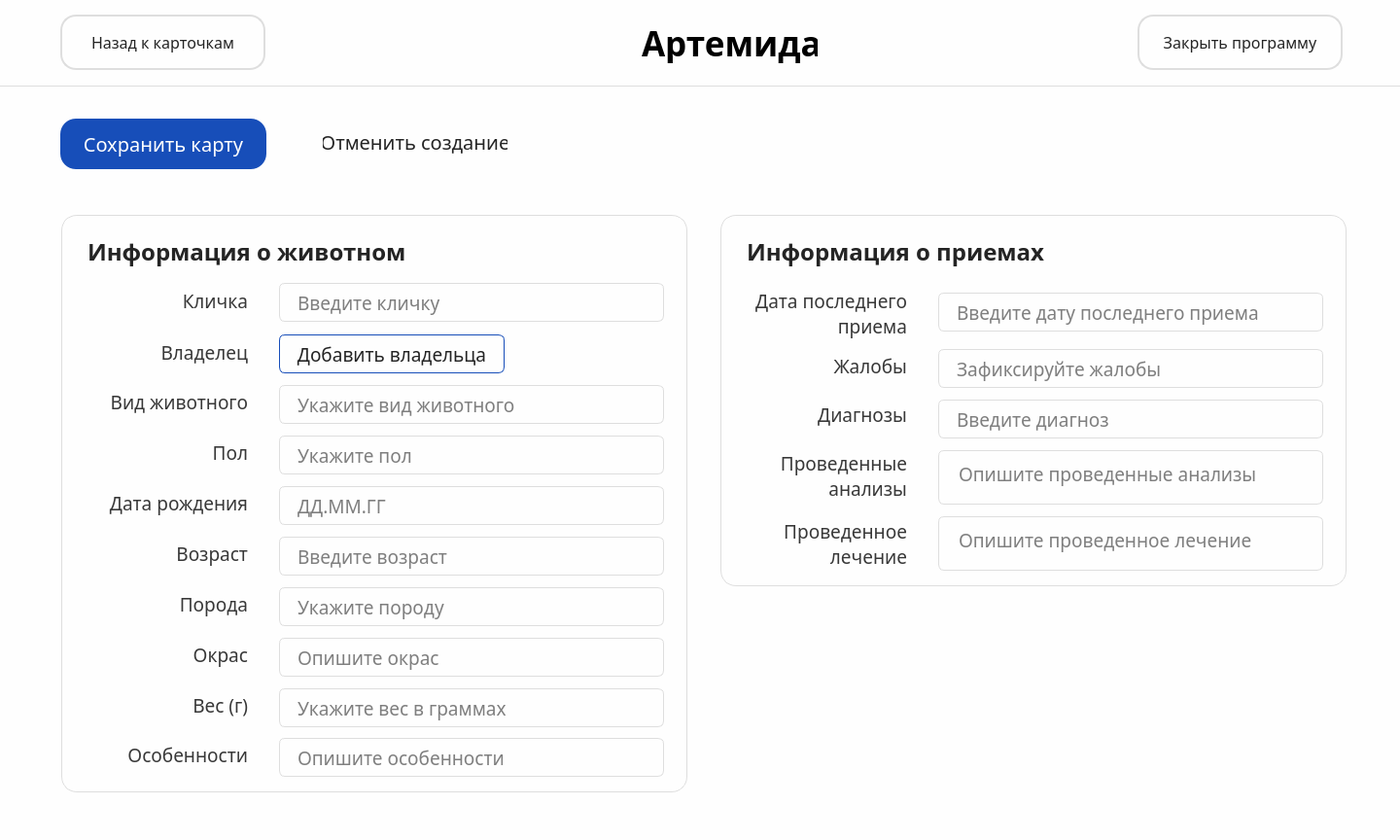
<?xml version="1.0" encoding="UTF-8"?>
<ui version="4.0">
 <class>createPet</class>
 <widget class="QMainWindow" name="createPet">
  <property name="geometry">
   <rect>
    <x>0</x>
    <y>0</y>
    <width>1440</width>
    <height>864</height>
   </rect>
  </property>
  <property name="windowTitle">
   <string>MainWindow</string>
  </property>
  <property name="styleSheet">
   <string notr="true">background-color: #FEFEFE;</string>
  </property>
  <widget class="QWidget" name="centralwidget">
   <widget class="QPushButton" name="pushButton_3">
    <property name="geometry">
     <rect>
      <x>62</x>
      <y>122</y>
      <width>212</width>
      <height>52</height>
     </rect>
    </property>
    <property name="font">
     <font>
      <family>Onest Medium</family>
      <pointsize>15</pointsize>
     </font>
    </property>
    <property name="styleSheet">
     <string notr="true">padding: 12px 24px;
color: white;
border: none;
border-radius: 16px;
background-color: #174EB9;</string>
    </property>
    <property name="text">
     <string>Сохранить карту</string>
    </property>
    <property name="autoRepeatDelay">
     <number>300</number>
    </property>
   </widget>
   <widget class="QFrame" name="info_2">
    <property name="geometry">
     <rect>
      <x>741</x>
      <y>221</y>
      <width>644</width>
      <height>382</height>
     </rect>
    </property>
    <property name="styleSheet">
     <string notr="true">QFrame {
    border: none; 
}

QFrame#info_2 {
    border: 1px solid #DEDEDE;
	border-radius: 16px;
}</string>
    </property>
    <property name="frameShape">
     <enum>QFrame::StyledPanel</enum>
    </property>
    <property name="frameShadow">
     <enum>QFrame::Raised</enum>
    </property>
    <widget class="QLabel" name="label_28">
     <property name="geometry">
      <rect>
       <x>27</x>
       <y>21</y>
       <width>596</width>
       <height>34</height>
      </rect>
     </property>
     <property name="font">
      <font>
       <family>Onest SemiBold</family>
       <pointsize>18</pointsize>
       <weight>75</weight>
       <bold>true</bold>
      </font>
     </property>
     <property name="styleSheet">
      <string notr="true">color: #242424;</string>
     </property>
     <property name="text">
      <string>Информация о приемах</string>
     </property>
    </widget>
    <widget class="QWidget" name="aboutpet_4" native="true">
     <property name="geometry">
      <rect>
       <x>24</x>
       <y>70</y>
       <width>596</width>
       <height>296</height>
      </rect>
     </property>
     <widget class="QLineEdit" name="lineEdit_23">
      <property name="geometry">
       <rect>
        <x>200</x>
        <y>10</y>
        <width>396</width>
        <height>40</height>
       </rect>
      </property>
      <property name="font">
       <font>
        <family>Onest</family>
        <pointsize>14</pointsize>
       </font>
      </property>
      <property name="styleSheet">
       <string notr="true">border: 1px solid #DEDEDE;
border-radius: 6px;
padding: 6px 16px;
</string>
      </property>
      <property name="placeholderText">
       <string>Введите дату последнего приема</string>
      </property>
     </widget>
     <widget class="QLabel" name="label_35">
      <property name="geometry">
       <rect>
        <x>0</x>
        <y>3</y>
        <width>168</width>
        <height>56</height>
       </rect>
      </property>
      <property name="font">
       <font>
        <family>Onest</family>
        <pointsize>14</pointsize>
       </font>
      </property>
      <property name="layoutDirection">
       <enum>Qt::LeftToRight</enum>
      </property>
      <property name="styleSheet">
       <string notr="true">color: #383838;</string>
      </property>
      <property name="text">
       <string>Дата последнего приема</string>
      </property>
      <property name="textFormat">
       <enum>Qt::AutoText</enum>
      </property>
      <property name="alignment">
       <set>Qt::AlignRight|Qt::AlignTrailing|Qt::AlignVCenter</set>
      </property>
      <property name="wordWrap">
       <bool>true</bool>
      </property>
      <property name="margin">
       <number>0</number>
      </property>
      <property name="indent">
       <number>-1</number>
      </property>
     </widget>
     <widget class="QLineEdit" name="lineEdit_24">
      <property name="geometry">
       <rect>
        <x>200</x>
        <y>68</y>
        <width>396</width>
        <height>40</height>
       </rect>
      </property>
      <property name="font">
       <font>
        <family>Onest</family>
        <pointsize>14</pointsize>
       </font>
      </property>
      <property name="styleSheet">
       <string notr="true">border: 1px solid #DEDEDE;
border-radius: 6px;
padding: 6px 16px;
</string>
      </property>
      <property name="placeholderText">
       <string>Зафиксируйте жалобы</string>
      </property>
     </widget>
     <widget class="QLabel" name="label_36">
      <property name="geometry">
       <rect>
        <x>0</x>
        <y>65</y>
        <width>168</width>
        <height>40</height>
       </rect>
      </property>
      <property name="font">
       <font>
        <family>Onest</family>
        <pointsize>14</pointsize>
       </font>
      </property>
      <property name="layoutDirection">
       <enum>Qt::LeftToRight</enum>
      </property>
      <property name="styleSheet">
       <string notr="true">color: #383838;</string>
      </property>
      <property name="text">
       <string>Жалобы</string>
      </property>
      <property name="alignment">
       <set>Qt::AlignRight|Qt::AlignTrailing|Qt::AlignVCenter</set>
      </property>
     </widget>
     <widget class="QLabel" name="label_37">
      <property name="geometry">
       <rect>
        <x>0</x>
        <y>107</y>
        <width>168</width>
        <height>56</height>
       </rect>
      </property>
      <property name="font">
       <font>
        <family>Onest</family>
        <pointsize>14</pointsize>
       </font>
      </property>
      <property name="layoutDirection">
       <enum>Qt::LeftToRight</enum>
      </property>
      <property name="styleSheet">
       <string notr="true">color: #383838;</string>
      </property>
      <property name="text">
       <string>Диагнозы</string>
      </property>
      <property name="alignment">
       <set>Qt::AlignRight|Qt::AlignTrailing|Qt::AlignVCenter</set>
      </property>
     </widget>
     <widget class="QLineEdit" name="lineEdit_25">
      <property name="geometry">
       <rect>
        <x>200</x>
        <y>120</y>
        <width>396</width>
        <height>40</height>
       </rect>
      </property>
      <property name="font">
       <font>
        <family>Onest</family>
        <pointsize>14</pointsize>
       </font>
      </property>
      <property name="styleSheet">
       <string notr="true">border: 1px solid #DEDEDE;
border-radius: 6px;
padding: 6px 16px;
</string>
      </property>
      <property name="placeholderText">
       <string>Введите диагноз</string>
      </property>
     </widget>
     <widget class="QLabel" name="label_38">
      <property name="geometry">
       <rect>
        <x>0</x>
        <y>170</y>
        <width>168</width>
        <height>56</height>
       </rect>
      </property>
      <property name="font">
       <font>
        <family>Onest</family>
        <pointsize>14</pointsize>
       </font>
      </property>
      <property name="layoutDirection">
       <enum>Qt::LeftToRight</enum>
      </property>
      <property name="styleSheet">
       <string notr="true">color: #383838;</string>
      </property>
      <property name="text">
       <string>Проведенные анализы</string>
      </property>
      <property name="alignment">
       <set>Qt::AlignRight|Qt::AlignTrailing|Qt::AlignVCenter</set>
      </property>
      <property name="wordWrap">
       <bool>true</bool>
      </property>
     </widget>
     <widget class="QLabel" name="label_39">
      <property name="geometry">
       <rect>
        <x>0</x>
        <y>240</y>
        <width>168</width>
        <height>56</height>
       </rect>
      </property>
      <property name="font">
       <font>
        <family>Onest</family>
        <pointsize>14</pointsize>
       </font>
      </property>
      <property name="layoutDirection">
       <enum>Qt::LeftToRight</enum>
      </property>
      <property name="styleSheet">
       <string notr="true">color: #383838;</string>
      </property>
      <property name="text">
       <string>Проведенное лечение</string>
      </property>
      <property name="alignment">
       <set>Qt::AlignRight|Qt::AlignTrailing|Qt::AlignVCenter</set>
      </property>
      <property name="wordWrap">
       <bool>true</bool>
      </property>
     </widget>
     <widget class="QTextEdit" name="textEdit_3">
      <property name="geometry">
       <rect>
        <x>200</x>
        <y>240</y>
        <width>396</width>
        <height>56</height>
       </rect>
      </property>
      <property name="font">
       <font>
        <family>Onest</family>
        <pointsize>14</pointsize>
       </font>
      </property>
      <property name="styleSheet">
       <string notr="true">border: 1px solid #DEDEDE;
border-radius: 6px;
padding: 6px 16px;
</string>
      </property>
      <property name="placeholderText">
       <string>Опишите проведенное лечение</string>
      </property>
     </widget>
     <widget class="QTextEdit" name="textEdit_4">
      <property name="geometry">
       <rect>
        <x>200</x>
        <y>172</y>
        <width>396</width>
        <height>56</height>
       </rect>
      </property>
      <property name="font">
       <font>
        <family>Onest</family>
        <pointsize>14</pointsize>
       </font>
      </property>
      <property name="styleSheet">
       <string notr="true">border: 1px solid #DEDEDE;
border-radius: 6px;
padding: 6px 16px;
</string>
      </property>
      <property name="placeholderText">
       <string>Опишите проведенные анализы</string>
      </property>
     </widget>
    </widget>
   </widget>
   <widget class="QPushButton" name="pushButton_4">
    <property name="geometry">
     <rect>
      <x>308</x>
      <y>120</y>
      <width>238</width>
      <height>52</height>
     </rect>
    </property>
    <property name="font">
     <font>
      <family>Onest</family>
      <pointsize>15</pointsize>
     </font>
    </property>
    <property name="styleSheet">
     <string notr="true">padding: 12px 24px;
color: #242424;
border: none;</string>
    </property>
    <property name="text">
     <string>Отменить создание</string>
    </property>
   </widget>
   <widget class="QFrame" name="header">
    <property name="geometry">
     <rect>
      <x>0</x>
      <y>0</y>
      <width>1440</width>
      <height>89</height>
     </rect>
    </property>
    <property name="styleSheet">
     <string notr="true">QFrame {
    border: none; 
}

QFrame#header {
    border-bottom: 1px solid #DEDEDE;
}
</string>
    </property>
    <property name="frameShape">
     <enum>QFrame::StyledPanel</enum>
    </property>
    <property name="frameShadow">
     <enum>QFrame::Raised</enum>
    </property>
    <widget class="QWidget" name="logo_2" native="true">
     <property name="geometry">
      <rect>
       <x>600</x>
       <y>21</y>
       <width>244</width>
       <height>48</height>
      </rect>
     </property>
     <widget class="QLabel" name="label_2">
      <property name="geometry">
       <rect>
        <x>60</x>
        <y>3</y>
        <width>181</width>
        <height>41</height>
       </rect>
      </property>
      <property name="font">
       <font>
        <family>Acrom</family>
        <pointsize>26</pointsize>
        <weight>75</weight>
        <bold>true</bold>
       </font>
      </property>
      <property name="text">
       <string>Артемида</string>
      </property>
     </widget>
     <widget class="QLabel" name="label_4">
      <property name="geometry">
       <rect>
        <x>4</x>
        <y>2</y>
        <width>40</width>
        <height>48</height>
       </rect>
      </property>
      <property name="text">
       <string/>
      </property>
      <property name="pixmap">
       <pixmap>Иконка2.png</pixmap>
      </property>
     </widget>
    </widget>
    <widget class="QPushButton" name="pushButton_6">
     <property name="geometry">
      <rect>
       <x>62</x>
       <y>15</y>
       <width>211</width>
       <height>57</height>
      </rect>
     </property>
     <property name="font">
      <font>
       <family>Onest</family>
       <pointsize>12</pointsize>
      </font>
     </property>
     <property name="styleSheet">
      <string notr="true">padding: 16px 24px;
color: #242424;
border: 2px solid #DEDEDE;
border-radius: 16px;</string>
     </property>
     <property name="text">
      <string>Назад к карточкам</string>
     </property>
    </widget>
    <widget class="QPushButton" name="pushButton_7">
     <property name="geometry">
      <rect>
       <x>1170</x>
       <y>15</y>
       <width>211</width>
       <height>57</height>
      </rect>
     </property>
     <property name="font">
      <font>
       <family>Onest</family>
       <pointsize>12</pointsize>
       <weight>50</weight>
       <italic>false</italic>
       <bold>false</bold>
       <underline>false</underline>
       <strikeout>false</strikeout>
       <stylestrategy>PreferDefault</stylestrategy>
       <kerning>true</kerning>
      </font>
     </property>
     <property name="styleSheet">
      <string notr="true">padding: 16px 24px;
color: #242424;
border: 2px solid #DEDEDE;
border-radius: 16px;</string>
     </property>
     <property name="text">
      <string>Закрыть программу</string>
     </property>
    </widget>
   </widget>
   <widget class="QFrame" name="info">
    <property name="geometry">
     <rect>
      <x>63</x>
      <y>221</y>
      <width>644</width>
      <height>594</height>
     </rect>
    </property>
    <property name="styleSheet">
     <string notr="true">QFrame {
    border: none; 
}

QFrame#info {
    border: 1px solid #DEDEDE;
	border-radius: 16px;
}</string>
    </property>
    <property name="frameShape">
     <enum>QFrame::StyledPanel</enum>
    </property>
    <property name="frameShadow">
     <enum>QFrame::Raised</enum>
    </property>
    <widget class="QLabel" name="label_16">
     <property name="geometry">
      <rect>
       <x>27</x>
       <y>21</y>
       <width>596</width>
       <height>34</height>
      </rect>
     </property>
     <property name="font">
      <font>
       <family>Onest SemiBold</family>
       <pointsize>18</pointsize>
       <weight>75</weight>
       <bold>true</bold>
      </font>
     </property>
     <property name="styleSheet">
      <string notr="true">color: #242424;</string>
     </property>
     <property name="text">
      <string>Информация о животном</string>
     </property>
    </widget>
    <widget class="QWidget" name="aboutpet_2" native="true">
     <property name="geometry">
      <rect>
       <x>24</x>
       <y>70</y>
       <width>596</width>
       <height>508</height>
      </rect>
     </property>
     <widget class="QLabel" name="label_17">
      <property name="geometry">
       <rect>
        <x>0</x>
        <y>4</y>
        <width>168</width>
        <height>28</height>
       </rect>
      </property>
      <property name="font">
       <font>
        <family>Onest</family>
        <pointsize>14</pointsize>
       </font>
      </property>
      <property name="layoutDirection">
       <enum>Qt::LeftToRight</enum>
      </property>
      <property name="styleSheet">
       <string notr="true">color: #383838;</string>
      </property>
      <property name="text">
       <string>Кличка</string>
      </property>
      <property name="alignment">
       <set>Qt::AlignRight|Qt::AlignTrailing|Qt::AlignVCenter</set>
      </property>
     </widget>
     <widget class="QLineEdit" name="lineEdit_2">
      <property name="geometry">
       <rect>
        <x>200</x>
        <y>0</y>
        <width>396</width>
        <height>40</height>
       </rect>
      </property>
      <property name="font">
       <font>
        <family>Onest</family>
        <pointsize>14</pointsize>
       </font>
      </property>
      <property name="styleSheet">
       <string notr="true">border: 1px solid #DEDEDE;
border-radius: 6px;
padding: 6px 16px;
</string>
      </property>
      <property name="placeholderText">
       <string>Введите кличку</string>
      </property>
     </widget>
     <widget class="QLabel" name="label_18">
      <property name="geometry">
       <rect>
        <x>0</x>
        <y>57</y>
        <width>168</width>
        <height>28</height>
       </rect>
      </property>
      <property name="font">
       <font>
        <family>Onest</family>
        <pointsize>14</pointsize>
       </font>
      </property>
      <property name="layoutDirection">
       <enum>Qt::LeftToRight</enum>
      </property>
      <property name="styleSheet">
       <string notr="true">color: #383838;</string>
      </property>
      <property name="text">
       <string>Владелец</string>
      </property>
      <property name="alignment">
       <set>Qt::AlignRight|Qt::AlignTrailing|Qt::AlignVCenter</set>
      </property>
     </widget>
     <widget class="QLineEdit" name="lineEdit_11">
      <property name="geometry">
       <rect>
        <x>200</x>
        <y>105</y>
        <width>396</width>
        <height>40</height>
       </rect>
      </property>
      <property name="font">
       <font>
        <family>Onest</family>
        <pointsize>14</pointsize>
       </font>
      </property>
      <property name="styleSheet">
       <string notr="true">border: 1px solid #DEDEDE;
border-radius: 6px;
padding: 6px 16px;
</string>
      </property>
      <property name="placeholderText">
       <string>Укажите вид животного</string>
      </property>
     </widget>
     <widget class="QLabel" name="label_19">
      <property name="geometry">
       <rect>
        <x>0</x>
        <y>108</y>
        <width>168</width>
        <height>28</height>
       </rect>
      </property>
      <property name="font">
       <font>
        <family>Onest</family>
        <pointsize>14</pointsize>
       </font>
      </property>
      <property name="layoutDirection">
       <enum>Qt::LeftToRight</enum>
      </property>
      <property name="styleSheet">
       <string notr="true">color: #383838;</string>
      </property>
      <property name="text">
       <string>Вид животного</string>
      </property>
      <property name="alignment">
       <set>Qt::AlignRight|Qt::AlignTrailing|Qt::AlignVCenter</set>
      </property>
     </widget>
     <widget class="QLineEdit" name="lineEdit_12">
      <property name="geometry">
       <rect>
        <x>200</x>
        <y>157</y>
        <width>396</width>
        <height>40</height>
       </rect>
      </property>
      <property name="font">
       <font>
        <family>Onest</family>
        <pointsize>14</pointsize>
       </font>
      </property>
      <property name="styleSheet">
       <string notr="true">border: 1px solid #DEDEDE;
border-radius: 6px;
padding: 6px 16px;
</string>
      </property>
      <property name="placeholderText">
       <string>Укажите пол</string>
      </property>
     </widget>
     <widget class="QLabel" name="label_20">
      <property name="geometry">
       <rect>
        <x>0</x>
        <y>160</y>
        <width>168</width>
        <height>28</height>
       </rect>
      </property>
      <property name="font">
       <font>
        <family>Onest</family>
        <pointsize>14</pointsize>
       </font>
      </property>
      <property name="layoutDirection">
       <enum>Qt::LeftToRight</enum>
      </property>
      <property name="styleSheet">
       <string notr="true">color: #383838;</string>
      </property>
      <property name="text">
       <string>Пол</string>
      </property>
      <property name="alignment">
       <set>Qt::AlignRight|Qt::AlignTrailing|Qt::AlignVCenter</set>
      </property>
     </widget>
     <widget class="QLabel" name="label_21">
      <property name="geometry">
       <rect>
        <x>0</x>
        <y>212</y>
        <width>168</width>
        <height>28</height>
       </rect>
      </property>
      <property name="font">
       <font>
        <family>Onest</family>
        <pointsize>14</pointsize>
       </font>
      </property>
      <property name="layoutDirection">
       <enum>Qt::LeftToRight</enum>
      </property>
      <property name="styleSheet">
       <string notr="true">color: #383838;</string>
      </property>
      <property name="text">
       <string>Дата рождения</string>
      </property>
      <property name="alignment">
       <set>Qt::AlignRight|Qt::AlignTrailing|Qt::AlignVCenter</set>
      </property>
     </widget>
     <widget class="QLineEdit" name="lineEdit_13">
      <property name="geometry">
       <rect>
        <x>200</x>
        <y>209</y>
        <width>396</width>
        <height>40</height>
       </rect>
      </property>
      <property name="font">
       <font>
        <family>Onest</family>
        <pointsize>14</pointsize>
       </font>
      </property>
      <property name="styleSheet">
       <string notr="true">border: 1px solid #DEDEDE;
border-radius: 6px;
padding: 6px 16px;
</string>
      </property>
      <property name="placeholderText">
       <string>ДД.ММ.ГГ</string>
      </property>
     </widget>
     <widget class="QLabel" name="label_22">
      <property name="geometry">
       <rect>
        <x>0</x>
        <y>264</y>
        <width>168</width>
        <height>28</height>
       </rect>
      </property>
      <property name="font">
       <font>
        <family>Onest</family>
        <pointsize>14</pointsize>
       </font>
      </property>
      <property name="layoutDirection">
       <enum>Qt::LeftToRight</enum>
      </property>
      <property name="styleSheet">
       <string notr="true">color: #383838;</string>
      </property>
      <property name="text">
       <string>Возраст</string>
      </property>
      <property name="alignment">
       <set>Qt::AlignRight|Qt::AlignTrailing|Qt::AlignVCenter</set>
      </property>
     </widget>
     <widget class="QLineEdit" name="lineEdit_14">
      <property name="geometry">
       <rect>
        <x>200</x>
        <y>261</y>
        <width>396</width>
        <height>40</height>
       </rect>
      </property>
      <property name="font">
       <font>
        <family>Onest</family>
        <pointsize>14</pointsize>
       </font>
      </property>
      <property name="styleSheet">
       <string notr="true">border: 1px solid #DEDEDE;
border-radius: 6px;
padding: 6px 16px;
</string>
      </property>
      <property name="placeholderText">
       <string>Введите возраст</string>
      </property>
     </widget>
     <widget class="QLineEdit" name="lineEdit_15">
      <property name="geometry">
       <rect>
        <x>200</x>
        <y>313</y>
        <width>396</width>
        <height>40</height>
       </rect>
      </property>
      <property name="font">
       <font>
        <family>Onest</family>
        <pointsize>14</pointsize>
       </font>
      </property>
      <property name="styleSheet">
       <string notr="true">border: 1px solid #DEDEDE;
border-radius: 6px;
padding: 6px 16px;
</string>
      </property>
      <property name="placeholderText">
       <string>Укажите породу</string>
      </property>
     </widget>
     <widget class="QLabel" name="label_23">
      <property name="geometry">
       <rect>
        <x>0</x>
        <y>316</y>
        <width>168</width>
        <height>28</height>
       </rect>
      </property>
      <property name="font">
       <font>
        <family>Onest</family>
        <pointsize>14</pointsize>
       </font>
      </property>
      <property name="layoutDirection">
       <enum>Qt::LeftToRight</enum>
      </property>
      <property name="styleSheet">
       <string notr="true">color: #383838;</string>
      </property>
      <property name="text">
       <string>Порода</string>
      </property>
      <property name="alignment">
       <set>Qt::AlignRight|Qt::AlignTrailing|Qt::AlignVCenter</set>
      </property>
     </widget>
     <widget class="QLineEdit" name="lineEdit_16">
      <property name="geometry">
       <rect>
        <x>200</x>
        <y>365</y>
        <width>396</width>
        <height>40</height>
       </rect>
      </property>
      <property name="font">
       <font>
        <family>Onest</family>
        <pointsize>14</pointsize>
       </font>
      </property>
      <property name="styleSheet">
       <string notr="true">border: 1px solid #DEDEDE;
border-radius: 6px;
padding: 6px 16px;
</string>
      </property>
      <property name="placeholderText">
       <string>Опишите окрас</string>
      </property>
     </widget>
     <widget class="QLabel" name="label_24">
      <property name="geometry">
       <rect>
        <x>0</x>
        <y>368</y>
        <width>168</width>
        <height>28</height>
       </rect>
      </property>
      <property name="font">
       <font>
        <family>Onest</family>
        <pointsize>14</pointsize>
       </font>
      </property>
      <property name="layoutDirection">
       <enum>Qt::LeftToRight</enum>
      </property>
      <property name="styleSheet">
       <string notr="true">color: #383838;</string>
      </property>
      <property name="text">
       <string>Окрас</string>
      </property>
      <property name="alignment">
       <set>Qt::AlignRight|Qt::AlignTrailing|Qt::AlignVCenter</set>
      </property>
     </widget>
     <widget class="QLineEdit" name="lineEdit_17">
      <property name="geometry">
       <rect>
        <x>200</x>
        <y>417</y>
        <width>396</width>
        <height>40</height>
       </rect>
      </property>
      <property name="font">
       <font>
        <family>Onest</family>
        <pointsize>14</pointsize>
       </font>
      </property>
      <property name="styleSheet">
       <string notr="true">border: 1px solid #DEDEDE;
border-radius: 6px;
padding: 6px 16px;
</string>
      </property>
      <property name="placeholderText">
       <string>Укажите вес в граммах</string>
      </property>
     </widget>
     <widget class="QLabel" name="label_25">
      <property name="geometry">
       <rect>
        <x>0</x>
        <y>420</y>
        <width>168</width>
        <height>28</height>
       </rect>
      </property>
      <property name="font">
       <font>
        <family>Onest</family>
        <pointsize>14</pointsize>
       </font>
      </property>
      <property name="layoutDirection">
       <enum>Qt::LeftToRight</enum>
      </property>
      <property name="styleSheet">
       <string notr="true">color: #383838;</string>
      </property>
      <property name="text">
       <string>Вес (г)</string>
      </property>
      <property name="alignment">
       <set>Qt::AlignRight|Qt::AlignTrailing|Qt::AlignVCenter</set>
      </property>
     </widget>
     <widget class="QPushButton" name="pushButton_8">
      <property name="geometry">
       <rect>
        <x>200</x>
        <y>53</y>
        <width>232</width>
        <height>40</height>
       </rect>
      </property>
      <property name="sizePolicy">
       <sizepolicy hsizetype="Fixed" vsizetype="Fixed">
        <horstretch>0</horstretch>
        <verstretch>0</verstretch>
       </sizepolicy>
      </property>
      <property name="font">
       <font>
        <family>Onest</family>
        <pointsize>14</pointsize>
       </font>
      </property>
      <property name="styleSheet">
       <string notr="true">padding: 6px 16px;
color: #242424;
border: 1px solid #174EB9;
border-radius: 6px;</string>
      </property>
      <property name="text">
       <string>Добавить владельца</string>
      </property>
      <property name="default">
       <bool>false</bool>
      </property>
      <property name="flat">
       <bool>false</bool>
      </property>
     </widget>
     <widget class="QLabel" name="label_26">
      <property name="geometry">
       <rect>
        <x>0</x>
        <y>471</y>
        <width>168</width>
        <height>28</height>
       </rect>
      </property>
      <property name="font">
       <font>
        <family>Onest</family>
        <pointsize>14</pointsize>
       </font>
      </property>
      <property name="layoutDirection">
       <enum>Qt::LeftToRight</enum>
      </property>
      <property name="styleSheet">
       <string notr="true">color: #383838;</string>
      </property>
      <property name="text">
       <string>Особенности</string>
      </property>
      <property name="alignment">
       <set>Qt::AlignRight|Qt::AlignTrailing|Qt::AlignVCenter</set>
      </property>
     </widget>
     <widget class="QLineEdit" name="lineEdit_18">
      <property name="geometry">
       <rect>
        <x>200</x>
        <y>468</y>
        <width>396</width>
        <height>40</height>
       </rect>
      </property>
      <property name="font">
       <font>
        <family>Onest</family>
        <pointsize>14</pointsize>
       </font>
      </property>
      <property name="styleSheet">
       <string notr="true">border: 1px solid #DEDEDE;
border-radius: 6px;
padding: 6px 16px;
</string>
      </property>
      <property name="placeholderText">
       <string>Опишите особенности</string>
      </property>
     </widget>
    </widget>
   </widget>
  </widget>
 </widget>
 <resources/>
 <connections/>
</ui>
